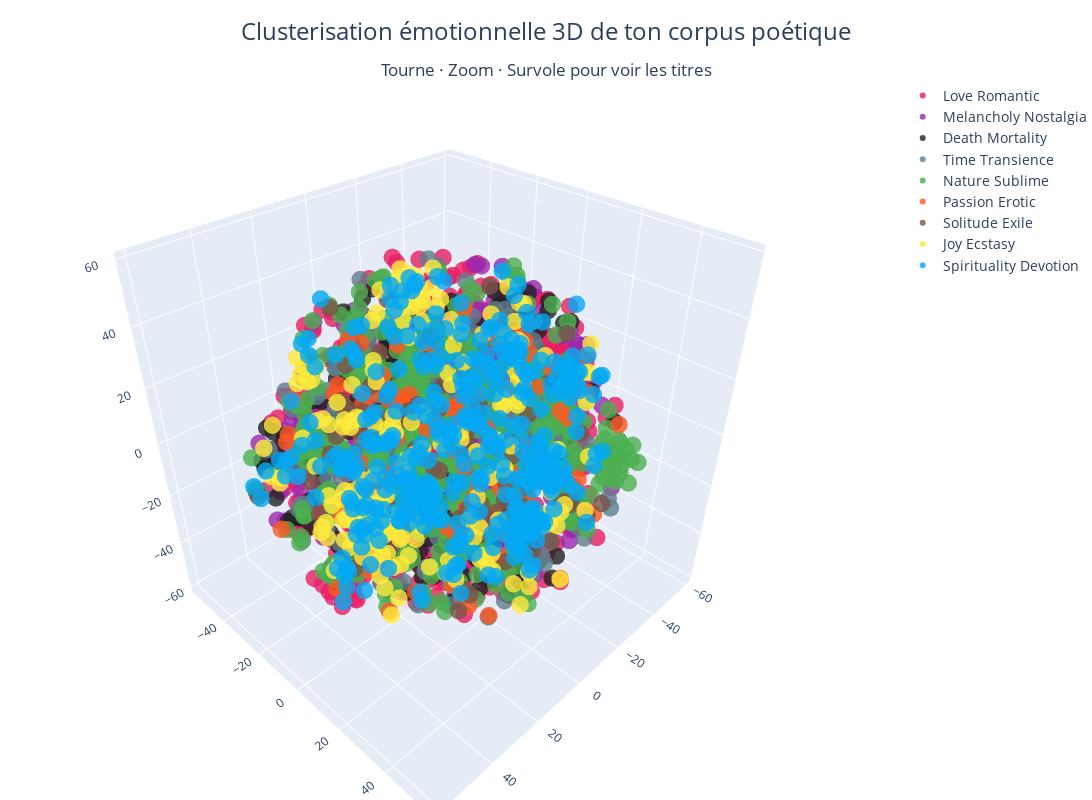

Notebook source saved alongside this figure:
### Code cell
import plotly.graph_objects as go
import random
import numpy as np
from sklearn.manifold import TSNE
import os

# Crée le dossier s'il n'existe pas
os.makedirs("../visualisation", exist_ok=True)

# Échantillon
sample_idx = random.sample(range(len(df)), min(3000, len(df)))
X_sample = X_poems[sample_idx].toarray()
labels_sample = df['predicted_emotion'].iloc[sample_idx].values

# t-SNE 3D
tsne = TSNE(n_components=3, random_state=42, perplexity=40, n_iter=1000)
X_3d = tsne.fit_transform(X_sample)

# Couleurs fixes magnifiques
color_map = {
    'love_romantic': '#e91e63',
    'melancholy_nostalgia': '#9c27b0',
    'death_mortality': '#212121',
    'time_transience': '#607d8b',
    'nature_sublime': '#4caf50',
    'passion_erotic': '#ff5722',
    'solitude_exile': '#795548',
    'joy_ecstasy': '#ffeb3b',
    'spirituality_devotion': '#03a9f4'
}

fig = go.Figure()

for emotion in emotions:
    mask = labels_sample == emotion
    if mask.sum() == 0:
        continue
    fig.add_trace(go.Scatter3d(
        x=X_3d[mask, 0],
        y=X_3d[mask, 1],
        z=X_3d[mask, 2],
        mode='markers',
        name=emotion.replace('_', ' ').title(),
        marker=dict(size=6, color=color_map.get(emotion, '#666666'), opacity=0.8),
        text=[f"{df.iloc[i]['title']}" for i in np.array(sample_idx)[mask]],
        hovertemplate="<b>%{text}</b><br>Émotion: <b>" + emotion.replace('_', ' ').title() + "</b><extra></extra>"
    ))

fig.update_layout(
    title=dict(
        text="Clusterisation émotionnelle 3D de ton corpus poétique<br><sub>Tourne · Zoom · Survole pour voir les titres</sub>",
        x=0.5, font=dict(size=24)
    ),
    scene=dict(
        xaxis_title='', yaxis_title='', zaxis_title='',
        bgcolor="white"
    ),
    width=1100,
    height=800,
    margin=dict(l=0, r=0, b=0, t=80),
    legend=dict(font=dict(size=14))
)

# SAUVEGARDE EN HTML INTERACTIF
fig.write_html("../visualisation/clusterisation_3D_poeticmind.html")
print("SAUVEGARDÉ → visualisation/clusterisation_3D_poeticmind.html")
print("Ouvre ce fichier dans ton navigateur → c’est magique")

# Affichage direct dans Jupyter
fig.show()

### Figure 1 — Plotly figure (JSON) as saved in the notebook; plotly's stock layout.template omitted (floating-point values rounded to 4 significant figures; data arrays with more than 128 entries replaced by an {"elided": "..."} marker saying what was removed)
{"data": [{"hovertemplate": "<b>%{text}</b><br>Émotion: <b>Love Romantic</b><extra></extra>", "marker": {"color": "#e91e63", "opacity": 0.8, "size": 6}, "mode": "markers", "name": "Love Romantic", "text": {"elided": "797 str values"}, "type": "scatter3d", "x": {"elided": "797 float values"}, "y": {"elided": "797 float values"}, "z": {"elided": "797 float values"}}, {"hovertemplate": "<b>%{text}</b><br>Émotion: <b>Melancholy Nostalgia</b><extra></extra>", "marker": {"color": "#9c27b0", "opacity": 0.8, "size": 6}, "mode": "markers", "name": "Melancholy Nostalgia", "text": {"elided": "225 str values"}, "type": "scatter3d", "x": {"elided": "225 float values"}, "y": {"elided": "225 float values"}, "z": {"elided": "225 float values"}}, {"hovertemplate": "<b>%{text}</b><br>Émotion: <b>Death Mortality</b><extra></extra>", "marker": {"color": "#212121", "opacity": 0.8, "size": 6}, "mode": "markers", "name": "Death Mortality", "text": {"elided": "302 str values"}, "type": "scatter3d", "x": {"elided": "302 float values"}, "y": {"elided": "302 float values"}, "z": {"elided": "302 float values"}}, {"hovertemplate": "<b>%{text}</b><br>Émotion: <b>Time Transience</b><extra></extra>", "marker": {"color": "#607d8b", "opacity": 0.8, "size": 6}, "mode": "markers", "name": "Time Transience", "text": {"elided": "355 str values"}, "type": "scatter3d", "x": {"elided": "355 float values"}, "y": {"elided": "355 float values"}, "z": {"elided": "355 float values"}}, {"hovertemplate": "<b>%{text}</b><br>Émotion: <b>Nature Sublime</b><extra></extra>", "marker": {"color": "#4caf50", "opacity": 0.8, "size": 6}, "mode": "markers", "name": "Nature Sublime", "text": {"elided": "529 str values"}, "type": "scatter3d", "x": {"elided": "529 float values"}, "y": {"elided": "529 float values"}, "z": {"elided": "529 float values"}}, {"hovertemplate": "<b>%{text}</b><br>Émotion: <b>Passion Erotic</b><extra></extra>", "marker": {"color": "#ff5722", "opacity": 0.8, "size": 6}, "mode": "markers", "name": "Passion Erotic", "text": ["Sonnet XXI: A Witless Galant", "Ship Starting, The.", "Sonnet XXII: With Fools and Children", "Happy The Man", "Between the form of Life and Life", "Aristomenes", "94. Here’s his Health in Water", "Tunbridge Wells", "Fragment: 'What Men Gain Fairly'", "Kissing Helena", "Book IV. Ode I. to Venus.", "A POISON TREE", "A Cat", "Lines to a Critic", "Forbidden Fruit A Flavor Has", "Sonnet", "Touch lightly Nature's sweet Guitar", "The Conquest", "HIS MISTRESS TO HIM AT HIS FAREWELL", "The Buried Life", "The Vanities of Life", "The Fir-Tree and the Brook", "Miracles.", "A Wall", "To----", "Teach Him -- When He makes the names", "For Annie", "To Constantia: Stanzas 1 and 2", "Incident of the French Camp", "'Twas here my summer paused", "Sonnet 74: But be contented: when that fell arrest", "Farewell, Ungrateful Traitor!", "The Changeling ( From The Tent on the Beach )", "I saw no Way -- The Heavens were stitched", "The Canterbury Tales. The Squire's Tale.", "Cavalier Tunes", "The Bour-Tree Den", "45. My Girl she’s Airy: A Fragment", "A Lyric to Mirth", "The Lost Pilot", "193. On Scaring some Water-Fowl in Lock Turit", "Reply to Some Verses of J. M. B. Pigot, Esq., on the Cruelty of His Mistress", "Wayside Flowers", "\"All Is Vanity, Saith the Preacher\"", "Grasshoppers", "Beautiful Newport on the Braes o' the Silvery Tay", "What the Bee Is To the Floweret", "Said Death to Passion", "The Barn", "Life and Art", "Walt Whitman.", "An Allegory", "Mutability", "Sonnet XIX: Farewell, Ye Coral Caves", "Dyke Side", "To the Sighing Strephon", "On His Deceased Wife", "Apparent Failure", "Sonnet 27: Weary with toil, I haste me to my bed", "Life", "The Thread of Life", "She slept beneath a tree", "A Face", "A DIALOGUE BETWIXT HIMSELF AND MISTRESS ELIZAWHEELER, UNDER THE NAME OF AMARILLIS", "Buried Life, The", "Who were \"the Father and the Son\"", "To Harriet", "Last Words on Greece", "Bonny Mary O!", "Etude Realiste", "A chilly Peace infests the Grass", "Insects", "If I'm lost -- now", "Like Men and Women Shadows walk", "Loyalty", "UPON HIS SISTER-IN-LAW, MISTRESS ELIZABETHHERRICK", "Mother, I cannot mind my Wheel", "The Canterbury Tales. The Cook's Tale.", "The Passion", "Brother And Sister", "Bed in Summer", "Sonnet 95: How sweet and lovely dost thou make the shame", "La Passion Vaincue", "That Women Are But Men's Shadows", "Success is counted sweetest", "Like the Touch of Rain", "Bless God, he went as soldiers,", "Verses Found in a Summer-House at Hales-Owen", "Memoriam A. H. H.: 67. When on my bed the moonlight fall", "It Was upon", "Tie the Strings to my Life, My Lord,", "To his Girls", "Fragment: Wine of the Fairies", "279. Epigram on Francis Grose the Antiquary", "A Soliloquy Of The Full Moon, She Being In A Mad Passion", "A loss of something ever felt I --", "Sonnet 6: Then let not winter's ragged hand deface", "Not at Home to Callers", "Heaven--Haven: A Nun Takes The Veil", "Imitated From Catullus. to Ellen", "Epitaph. on Mrs Corbet, Who Died of a Cancer in Her Breast.", "Of a Lady Singing to Her Lute.", "A happy lip -- breaks sudden", "Fragment: \"Igniculus Desiderii\"", "93. The Rantin Dog, the Daddie o’t", "Water makes many Beds", "A Very Mournful Ballad on the Siege and Conquest of Alhama", "From The Short Story Shadow-Children", "Sonnet"], "type": "scatter3d", "x": [-28.62, 33.66, -38.5, -5.226, 0.6864, 21.87, -7.594, 8.777, -35.59, -55.58, 8.956, 31.46, 19.26, -9.675, 44.1, -34.2, -26.66, 34.38, -28.8, 5.61, 6.499, 24.11, -8.224, 16.55, 28.42, -56.49, -0.2772, 27.75, 14.49, 10.39, -43.34, -32.12, -13.16, -10.59, 45.66, 13.69, 28.72, 23.87, 40.28, 25.7, -6.13, 15.59, 26.92, 16.34, 21.38, 29.93, 18.16, -20.47, 18.3, 10.05, 12.65, -16.09, -14.05, -51.16, 34.76, 13.11, 30.79, -23.0, -31.27, 5.575, 11.36, 33.25, 4.611, -11.27, 5.61, -7.467, -26.26, 10.93, 15.85, 12.75, -4.689, 22.82, 26.98, -11.96, 5.167, -29.28, -15.57, 48.83, -17.43, 0.4708, 19.52, -45.41, -31.98, -11.45, 1.975, 13.68, -9.978, 14.34, 14.06, -12.37, -0.464, 22.78, 19.29, 6.352, -21.08, 16.28, -14.12, 29.95, -12.92, 57.2, -4.976, 32.17, -5.642, 18.31, 7.787, -56.28, 36.41, -23.84, -30.78], "y": [-8.681, 10.26, -28.82, -19.42, 8.832, -6.886, 3.202, -13.73, 24.39, 5.42, -25.17, 0.5676, -9.709, 17.91, 20.89, -2.507, 43.92, -32.05, 23.9, 22.55, 11.55, 17.7, 16.35, -8.051, -4.347, 11.73, 9.573, -37.37, 25.34, 21.93, -19.19, 28.58, 1.662, 25.71, 3.929, -24.77, 0.3991, 28.7, -1.416, -16.82, 3.079, -15.65, -9.305, -29.37, 3.202, 18.23, 2.289, -42.87, 36.9, 6.185, -2.748, -48.48, -11.79, -15.67, 18.0, -1.565, 6.667, -17.3, 4.128, 8.489, 10.8, 1.848, 39.98, -27.43, 22.55, 15.65, -2.888, 15.01, -17.69, -22.37, 20.97, 31.08, -18.21, 48.66, 15.97, 21.67, -25.31, 5.554, -12.21, -36.08, 24.37, -5.396, 8.237, 46.34, 10.66, 8.717, 19.56, -8.435, 34.43, 3.36, 10.62, -23.04, 34.96, -13.43, 27.0, 46.19, 27.97, 40.41, 20.28, -5.962, 32.42, 6.176, -25.62, 40.78, 53.17, 9.077, -30.35, -38.69, -6.526], "z": [23.35, -41.8, 20.87, 41.15, 20.25, -32.3, -6.645, -14.35, 25.13, -15.57, -36.59, 20.6, 13.74, 23.01, 17.04, 22.57, 13.98, 3.198, -18.61, 17.75, 13.43, 24.44, -14.13, 26.5, -38.4, -2.567, -21.67, 10.57, -42.56, 30.42, 17.46, -17.15, -34.99, 25.67, -30.33, -14.28, 17.12, -5.106, -6.88, -23.33, -11.91, 15.65, 41.43, 14.11, 2.405, -30.72, 22.62, 8.126, -35.32, 17.36, -25.03, -9.846, -51.59, 10.1, 26.96, 19.01, -27.69, -13.99, 23.58, 18.2, 14.89, 18.94, -9.065, -0.8535, 17.75, -24.92, -51.37, -43.56, 32.92, 8.581, -37.08, 33.18, -20.01, -7.676, -25.81, -16.32, -26.37, -24.97, -19.27, 1.698, 32.98, 9.893, -18.73, -7.983, -58.5, 40.07, -7.764, 17.24, 22.75, -22.86, 10.71, 16.54, 1.316, 12.4, 13.39, 13.63, 30.88, 17.64, 1.234, -4.448, -19.89, 6.196, 38.01, -1.206, -16.4, -2.779, 2.268, -16.7, 19.39]}, {"hovertemplate": "<b>%{text}</b><br>Émotion: <b>Solitude Exile</b><extra></extra>", "marker": {"color": "#795548", "opacity": 0.8, "size": 6}, "mode": "markers", "name": "Solitude Exile", "text": ["In My Solitary Hours in My Dear Husband his Absence", "Childe Roland to the Dark Tower Came", "Farewell", "Between the Dusk of a Summer Night", "Encouragement", "On the Beach at Night, Alone.", "Farmer's Boy", "The Lake", "Good-Night", "The Landing Of The Pilgrim Fathers", "Fragment: The Deserts of Dim Sleep", "Four Trees -- upon a solitary Acre --", "The Pauper's Funeral", "Great Streets of silence led away", "From the Original Draft of the Poem to William Shelley", "Dying! Dying in the night!", "Sonnet 72: O! lest the world should task you to recite", "Impromptu, in Reply to a Friend", "On Silence.", "To-Night", "His Heart was darker than the starless night", "On First Looking Into Chapman's Homer", "Fragment: Zephyrus the Awakener", "144. A Winter Night", "St. John Baptist Painted by her self in the Wilderness, with Angels appearing to him, and with a Lamb by him", "Man and Dog", "Fragment: To a Friend Released From Prison", "Approaching Night", "To My Brother George", "Farewell", "Fragment: 'Methought I Was a Billow in the Crowd'", "To Night", "The Charity Ball", "The Stranger", "Silence", "To Thomas Moore", "278. On the late Captain Grose’s Peregrinations", "Written near a Port on a Dark Evening", "Home", "Epitaph. on Dr Francis Atterbury, Bishop of Rochester, Who Died in Exile at Paris, 1732.", "The bottle tree", "A Song of Pitcairn's Island", "As Children bid the Guest \"Good Night\"", "Quail's Nest", "The Solitary", "The Beautiful Stranger", "The Dream Called Life", "I felt a Funeral, in my Brain,", "Night", "The World's Wanderers", "From Vergil's Fourth Georgic", "The Night is Darkening Around Me", "The Captive's Dream", "From all the Jails the Boys and Girls", "In Hilly-Wood", "Sonnet XLIII: The Unhappy Exile", "The Lime-tree Bower my Prison [Addressed to Charles Lamb, o", "Birds in Alarm", "The Landing of the Pilgrim Fathers", "Fragment: The Lake's Margin", "The Wrong Way Home", "Going to Him! Happy letter!", "To Wordsworth", "Before The Paling Of The Stars", "A Farewell to the World", "The Maple Tree", "A Night-Rain in Summer", "Night is Darkening Around Me, The", "Ode on Solitude.", "The Night Journey", "520. Ballad on Mr. Heron’s Election—No. 3", "The Tower of Famine", "Fragment: A Wanderer", "An Excelente Balade of Charitie: As Wroten bie the Gode Pri", "The Island", "From the French", "7. Ah, woe is me, my Mother dear", "A DREAM", "Translation of the Nurse's Dole in the _Medea_ of Euripides", "The Prisoner of Chillon", "Modern Love XXIII: 'Tis Christmas Weather", "The Burns Statue", "Those fair -- fictitious People", "398. Lord Gregory: A Ballad", "This Lime-Tree Bower, My Prison", "Happy Is England! I Could Be Content", "St. Irvyne's Tower", "Caliban upon Setebos; or, Natural Theology in the Island", "Rain", "Good-Night", "Were My Bosom As False As Thou Deem'st It to Be", "The Starlight Night", "Fragment: Apostrophe to Silence", "On Revisiting Harrow", "An Exile's Farewell"], "type": "scatter3d", "x": [-39.34, 19.24, -27.62, 16.22, 17.44, -14.83, 10.38, -29.38, -15.83, -15.57, 12.37, 33.45, 20.53, -22.94, -6.298, -6.205, -36.59, -18.53, 1.534, -14.27, -16.94, -0.5911, 18.73, -12.06, -14.69, 0.9458, 19.01, -12.85, 2.135, -25.16, 12.33, -14.5, -12.79, 21.71, -0.2478, 17.98, 7.881, 18.8, 27.97, -9.203, 21.96, 37.95, -19.16, 31.29, 19.1, 21.34, 29.46, 17.53, -11.8, -26.29, 25.89, -17.1, 27.2, 21.25, 36.55, -35.78, 33.59, 32.23, -15.57, 22.42, 31.57, -10.98, -9.333, -51.93, -28.6, 33.51, 19.86, -17.33, 33.31, -10.73, 55.71, -21.59, 15.66, 16.19, 15.97, 17.0, -15.47, 31.92, 47.28, 2.891, -43.26, 32.2, 2.778, 37.59, 33.67, -6.832, -23.15, 18.23, 13.1, -15.56, -35.66, -32.39, 14.77, -1.14, -31.56], "y": [-30.1, 0.6241, 29.78, 27.96, -19.11, 5.316, 20.09, 20.94, -33.85, -27.87, 41.51, 7.108, -29.02, 44.04, -54.13, 3.724, -14.13, -44.98, 9.168, -27.64, -29.66, -26.08, 42.26, 33.98, 14.54, 18.08, 32.25, -29.63, -35.67, 27.76, 46.2, -30.7, 27.57, 32.37, 9.034, -28.08, -16.62, 26.87, 41.07, 36.88, -1.893, 17.55, -35.07, 24.5, 7.256, 29.72, 8.632, 46.26, -29.32, -26.97, -12.8, 13.0, -9.853, -21.68, 4.153, -15.22, -5.4, 19.6, -27.87, 31.37, 37.15, -41.55, 42.94, -15.43, 35.88, 8.458, 13.2, 10.82, -9.564, -26.11, -18.27, -26.68, 40.76, -21.48, -7.76, 23.45, -17.81, -7.695, -1.498, -9.626, -25.03, -14.6, 27.92, -18.08, -3.188, -16.82, -25.24, -9.41, 8.13, -35.53, 3.672, 0.8929, 34.43, -41.16, 27.08], "z": [-7.267, -20.67, -22.48, 31.09, 2.126, -36.3, -9.669, 33.46, -16.76, -47.48, 5.428, 36.97, -11.13, -12.82, 1.455, 2.442, 21.92, 25.2, 2.366, -11.11, -8.442, -47.76, -10.1, 34.51, -0.7423, -19.78, -6.466, -9.153, -5.33, -22.75, -7.594, -11.65, -20.29, -27.63, 3.84, 41.18, 12.22, 19.2, 15.06, -23.79, 17.04, -8.148, -15.25, 22.36, -14.05, -27.72, -14.79, 17.12, -12.16, -3.725, 14.29, -27.8, -37.8, 14.1, 27.79, 34.18, 25.64, 34.52, -47.48, 0.0919, 10.11, 9.672, 19.07, -5.788, -25.76, 21.51, 41.73, -27.52, 13.12, -9.715, -0.7123, -36.47, 1.885, -49.02, -21.7, -44.27, -4.133, -37.45, -2.175, -6.709, -18.32, 3.777, -0.1586, -5.541, 25.62, 35.48, -37.86, -20.19, 43.74, -15.26, -5.814, -22.4, 0.2659, -13.92, -28.13]}, {"hovertemplate": "<b>%{text}</b><br>Émotion: <b>Joy Ecstasy</b><extra></extra>", "marker": {"color": "#ffeb3b", "opacity": 0.8, "size": 6}, "mode": "markers", "name": "Joy Ecstasy", "text": {"elided": "207 str values"}, "type": "scatter3d", "x": {"elided": "207 float values"}, "y": {"elided": "207 float values"}, "z": {"elided": "207 float values"}}, {"hovertemplate": "<b>%{text}</b><br>Émotion: <b>Spirituality Devotion</b><extra></extra>", "marker": {"color": "#03a9f4", "opacity": 0.8, "size": 6}, "mode": "markers", "name": "Spirituality Devotion", "text": {"elided": "381 str values"}, "type": "scatter3d", "x": {"elided": "381 float values"}, "y": {"elided": "381 float values"}, "z": {"elided": "381 float values"}}], "layout": {"height": 800, "legend": {"font": {"size": 14}}, "margin": {"b": 0, "l": 0, "r": 0, "t": 80}, "scene": {"bgcolor": "white", "xaxis": {"title": {"text": ""}}, "yaxis": {"title": {"text": ""}}, "zaxis": {"title": {"text": ""}}}, "title": {"font": {"size": 24}, "text": "Clusterisation émotionnelle 3D de ton corpus poétique<br><sub>Tourne · Zoom · Survole pour voir les titres</sub>", "x": 0.5}, "width": 1100}}
